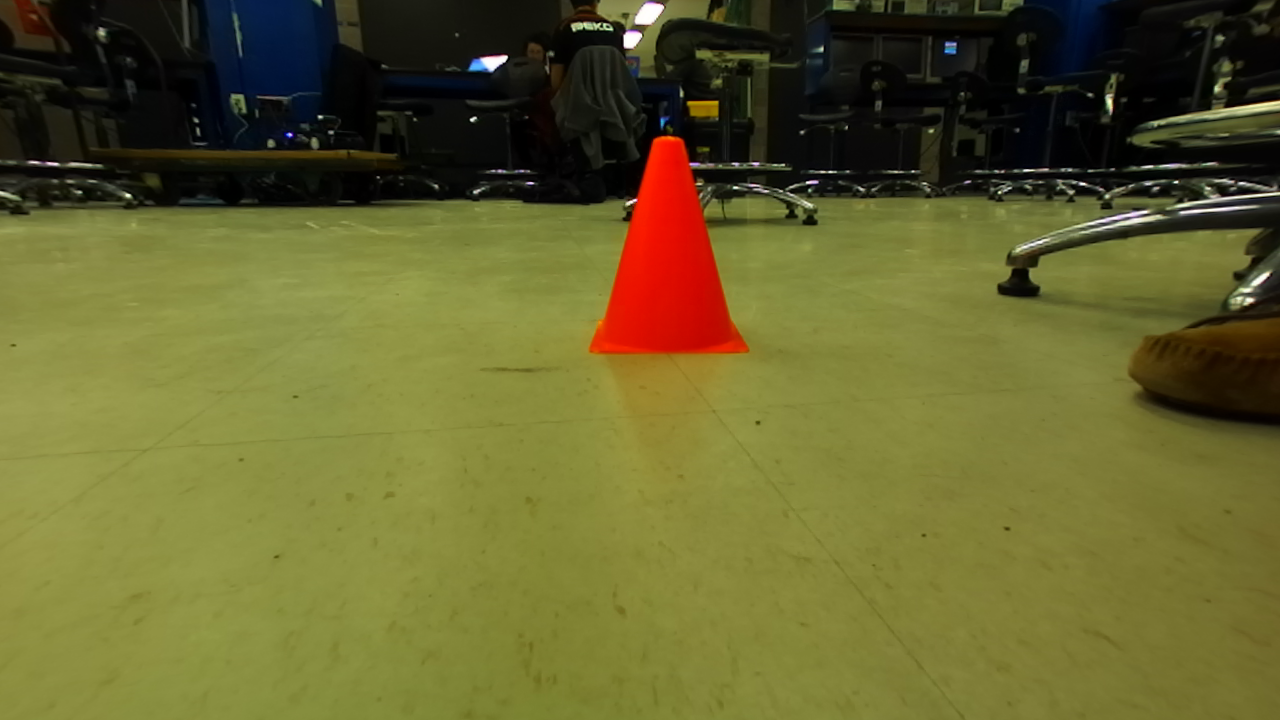
#> input picture catkin_ws/src/cone_detector/src/image.png, 1280 x 720 px
$ python edge.py
#> lines starting #> are read from the running program, lines starting #| are printed output that depends on the picture; after the words box and inside, x2 and y2 are one past the last pixel; in counts of white or black regions, pixels touching at a corner belong together
import numpy as np
import cv2

im = cv2.imread('image.png')
#> im is the input picture: shape (720, 1280, 3); mean B, G, R 46.1, 98.8, 101.7
hsv_img = cv2.cvtColor(im, cv2.COLOR_BGR2HSV)
#> hsv_img: shape (720, 1280, 3); mean H, S, V 34.7, 139.8, 104.9
COLOR_MIN = np.array([0, 80, 80],np.uint8)
COLOR_MAX = np.array([22, 255, 255],np.uint8)
frame_threshed = cv2.inRange(hsv_img, COLOR_MIN, COLOR_MAX)
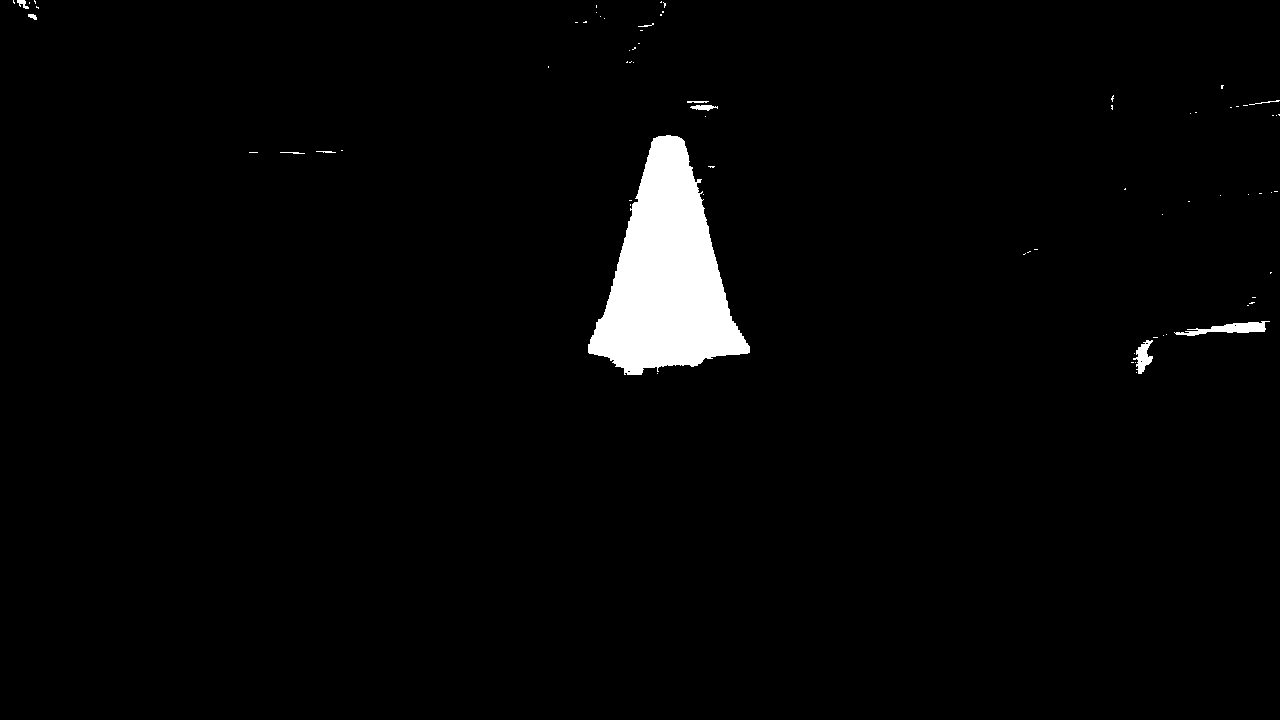
#> frame_threshed: shape (720, 1280); 2.5% white; 74 white regions (63 under 20 px)
imgray = frame_threshed
ret,thresh = cv2.threshold(frame_threshed,22,255,0)
contours, hierarchy = cv2.findContours(thresh,cv2.RETR_TREE,cv2.CHAIN_APPROX_SIMPLE)
#> contours = 78 contours, 72 with area under 20; largest, box (x1, y1, x2, y2) and area: (588, 135, 750, 375) 20958, (1174, 321, 1270, 336) 514, (1133, 340, 1153, 374) 292, (690, 105, 718, 111) 76, (17, 0, 29, 9) 36, (28, 14, 37, 20) 24

# Find the index of the largest contour
areas = [cv2.contourArea(c) for c in contours]
#> areas = 78 values, max 20958 at index 36, min 0 at index 0, mean 281.8
max_index = np.argmax(areas)
#> max_index = 36
cnt = contours[max_index]
#> cnt = contour of 357 points, box (x1, y1, x2, y2) (588, 135, 750, 375), area 20958
#for cnt in contours[:]:
x,y,w,h = cv2.boundingRect(cnt)
#> x = 588; y = 135; w = 162; h = 240
cv2.rectangle(im,(x,y),(x+w,y+h),(0,255,0),2)
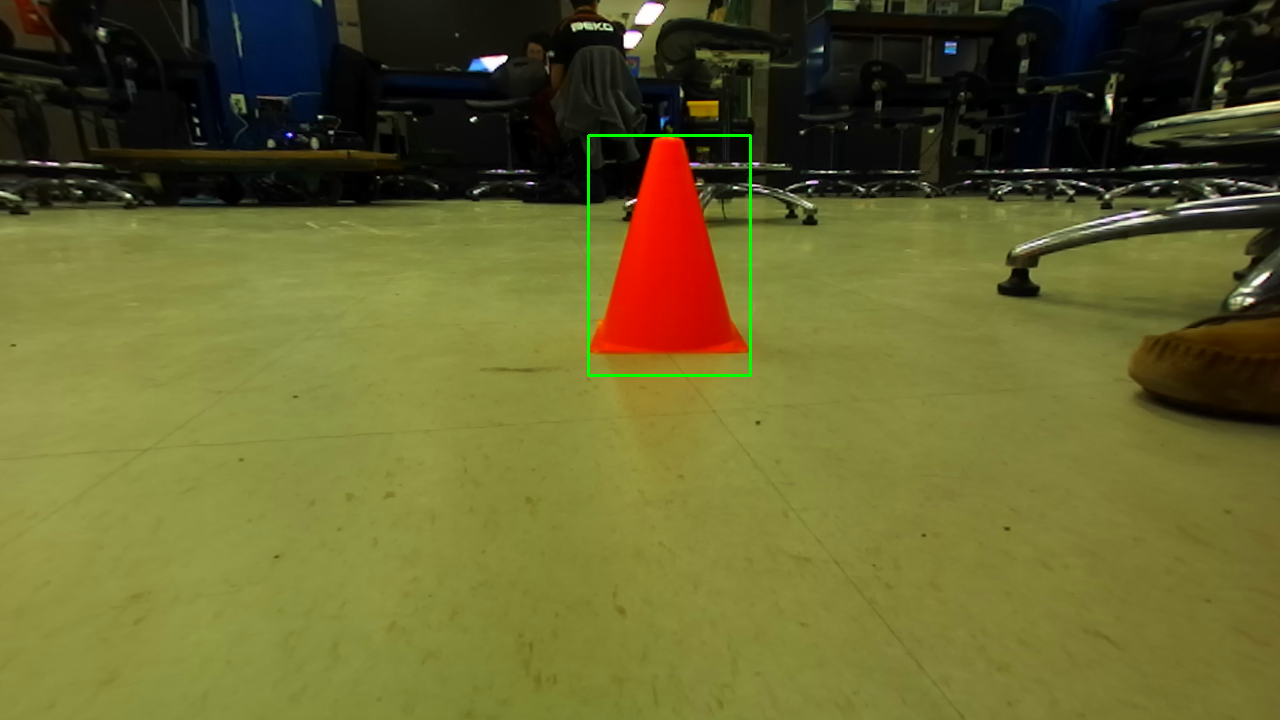
#> im: shape (720, 1280, 3); 0.26% of pixels changed, all inside (x1, y1, x2, y2) = (587, 134, 752, 377)
# approximate the contour
peri = cv2.arcLength(cnt, True)
#> peri = 787.7
approx = cv2.approxPolyDP(cnt,   peri, True)
#> approx = [[677, 136]]

# if our approximated contour has four points, then
# we can assume that we have found our screen
if len(approx) == 3:
        screenCnt = approx
        cv2.rectangle(im,(x,y),(x+w,y+h),(0,255,0),20)
cv2.imshow("Show",im)
cv2.waitKey()
cv2.destroyAllWindows()

$ run again, with catkin_ws/src/cone_detector/src/blob.png copied over catkin_ws/src/cone_detector/src/image.png
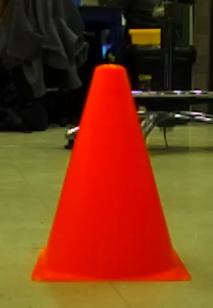
#> input picture catkin_ws/src/cone_detector/src/blob.png, 213 x 308 px
#> im is the input picture: shape (308, 213, 3); mean B, G, R 23.3, 58, 119.5
#> hsv_img: shape (308, 213, 3); mean H, S, V 24.5, 174.3, 121.1
#> `frame_threshed = cv2.inRange(hsv_img, COLOR_MIN, COLOR_MAX)`:
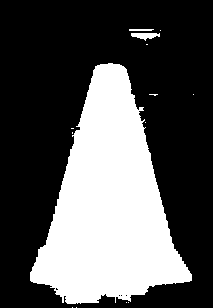
#> frame_threshed: shape (308, 213); 33.4% white; 14 white regions (11 under 20 px)
#> contours = 18 contours, 15 with area under 20; largest, box (x1, y1, x2, y2) and area: (30, 63, 192, 304) 21308, (131, 33, 160, 41) 109, (129, 29, 154, 31) 22
#> areas = [0, 0, 0, 0, 0, 0, 0, 0, 2, 21308.5, 2, 2, 2, 5.5, 0, 109, 0, 22.5]
#> max_index = 9
#> cnt = contour of 364 points, box (x1, y1, x2, y2) (30, 63, 192, 304), area 21308
#> x = 30; y = 63; w = 162; h = 241
#> `cv2.rectangle(im,(x,y),(x+w,y+h),(0,255,0),2)`:
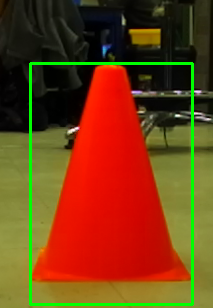
#> im: shape (308, 213, 3); 3.68% of pixels changed, all inside (x1, y1, x2, y2) = (29, 62, 194, 306)
#> peri = 811.6
#> approx = [[119, 64]]
